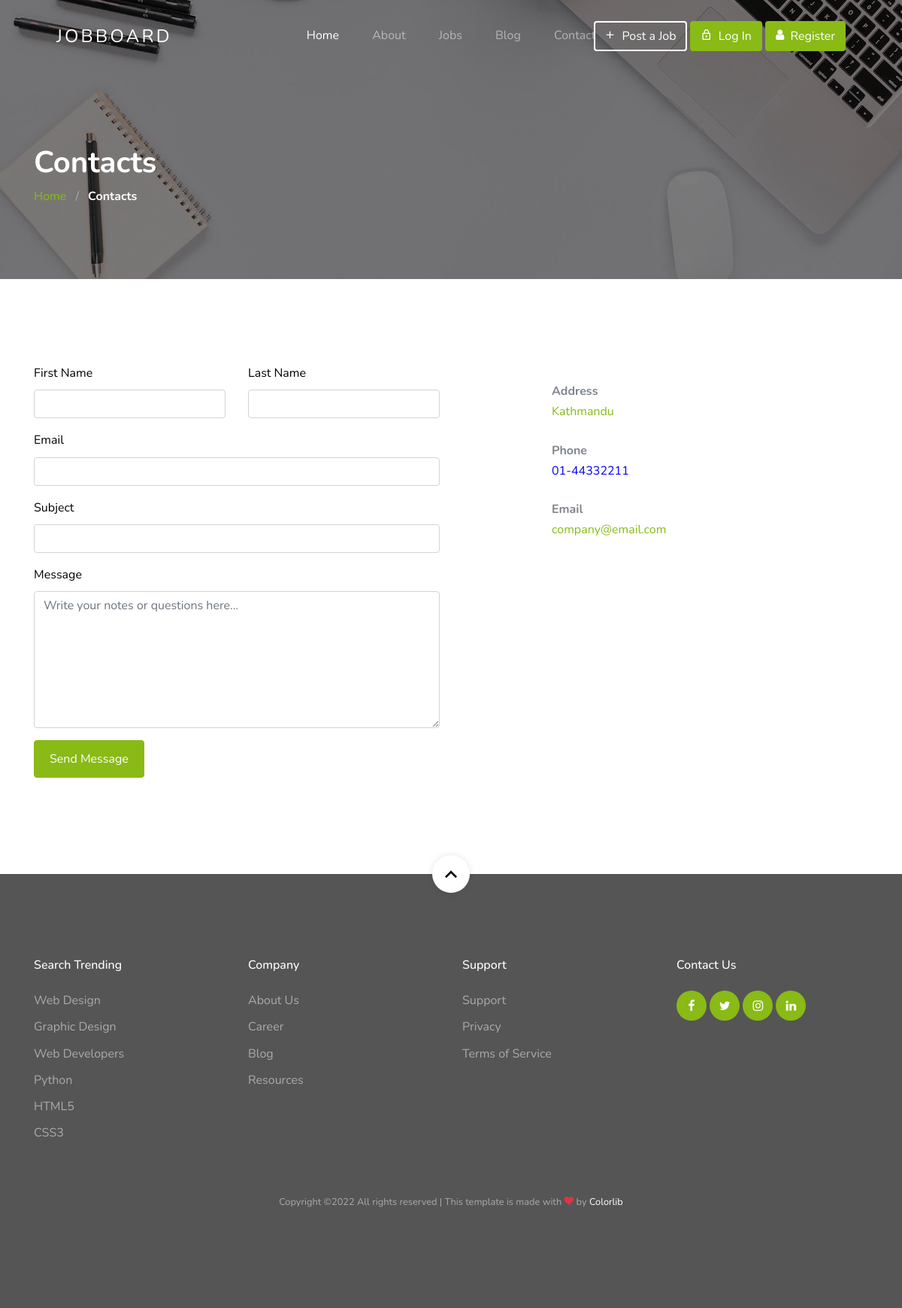
The page /info/contacts on the database its author committed.
### information/models.py (models this page shows, shortened)
class Information(models.Model):
    title = models.CharField(max_length=255)
    section = models.ForeignKey(Section, on_delete=models.CASCADE, default=1)
    details = RichTextUploadingField()
    status = models.BooleanField(default=True)

### information/views.py (the view)
# urls.py: path('contacts', views.show_contacts, name='contacts'),
def show_contacts(request):
    info = Information.objects.filter(section__title='Contacts')
    return render(request, 'contacts.html', {'info': info})

### templates/contacts.html
{% extends 'base.html' %}
{% load static %}
{% block content %}
<section class="section-hero overlay inner-page bg-image"
         style="background-image: url('{% static 'theme/images/hero_1.jpg' %}');"
         id="home-section">
    <div class="container">
        <div class="row">
            <div class="col-md-7">
                <h1 class="text-white font-weight-bold">Contacts</h1>
                <div class="custom-breadcrumbs">
                    <a href="#">Home</a> <span class="mx-2 slash">/</span>
                    <span class="text-white"><strong>Contacts</strong></span>
                </div>
            </div>
        </div>
    </div>
</section>
<section class="site-section" id="next-section">
    <div class="container">
        <div class="row">
            <div class="col-lg-6 mb-5 mb-lg-0">
                <form action="#" class="">
                    <div class="row form-group">
                        <div class="col-md-6 mb-3 mb-md-0">
                            <label class="text-black" for="fname">First Name</label>
                            <input type="text" id="fname" class="form-control">
                        </div>
                        <div class="col-md-6">
                            <label class="text-black" for="lname">Last Name</label>
                            <input type="text" id="lname" class="form-control">
                        </div>
                    </div>
                    <div class="row form-group">
                        <div class="col-md-12">
                            <label class="text-black" for="email">Email</label>
                            <input type="email" id="email" class="form-control">
                        </div>
                    </div>
                    <div class="row form-group">
                        <div class="col-md-12">
                            <label class="text-black" for="subject">Subject</label>
                            <input type="subject" id="subject" class="form-control">
                        </div>
                    </div>
                    <div class="row form-group">
                        <div class="col-md-12">
                            <label class="text-black" for="message">Message</label>
                            <textarea name="message" id="message" cols="30" rows="7" class="form-control"
                                      placeholder="Write your notes or questions here..."></textarea>
                        </div>
                    </div>
                    <div class="row form-group">
                        <div class="col-md-12">
                            <input type="submit" value="Send Message" class="btn btn-primary btn-md text-white">
                        </div>
                    </div>
                </form>
            </div>
            <div class="col-lg-5 ml-auto">
                <div class="p-4 mb-3 bg-white">
                    {% for data in info %}
                        <p class="mb-0 font-weight-bold">{{ data.title }}</p>
                        <p class="mb-4">
                            <a href="#" {% if data.title == 'Phone' %} style="color: blue;" {% endif %}>
                            {{ data.details }}
                            </a>
                        </p>
                    {% endfor %}
                </div>
            </div>
        </div>
    </div>
</section>
{% endblock %}

### static/theme/css/style.css (style rules this page uses)
body { font-weight: 400; font-size: 1rem; line-height: 1.7; position: relative; }
body:after { content: ""; position: absolute; top: 0; left: 0; right: 0; bottom: 0; background: rgba(0, 0, 0, 0.7); z-index: 100; opacity: 0; visibility: hidden; -webkit-transition: .3s all ease; -o-transition: .3s all ease; transition: .3s all ease; }
h1, h2, h3, h4 { color: #000; }
.site-section { padding-top: 7rem; padding-bottom: 7rem; position: relative; z-index: 2; }
.text-black { color: #000 !important; }
.bg-image { background-size: cover; background-position: center center; background-repeat: no-repeat; }
.form-group label { color: #000; }
.custom-breadcrumbs a { color: #89ba16; }
.custom-breadcrumbs .slash { color: rgba(255, 255, 255, 0.4); }
.section-hero, .section-hero > .container > .row { height: 100vh; min-height: 900px; }
.section-hero.inner-page, .section-hero.inner-page > .container > .row { height: auto; min-height: auto; padding-top: 6em; padding-bottom: 3em; }
.section-hero.overlay, .section-hero.overlay-2 { position: relative; }
.section-hero.overlay:before, .section-hero.overlay-2:before { z-index: 1; position: absolute; content: ""; top: 0; left: 0; right: 0; bottom: 0; background: rgba(0, 0, 0, 0.5); }
.section-hero > .container { z-index: 2; position: relative; }
.btn:after, .btn:before { display: none; }
.btn.btn-primary { color: #fff; }
.btn-md { padding: 12px 20px; }

### rows shown on the page
Information: title "Address", details "Kathmandu"
Information: title "Phone", details "01-44332211"
Information: title "Email", details "company@email.com"
